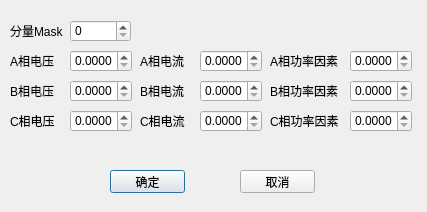
<?xml version="1.0" encoding="UTF-8"?>
<ui version="4.0">
 <class>weightParamDialog</class>
 <widget class="QDialog" name="weightParamDialog">
  <property name="geometry">
   <rect>
    <x>0</x>
    <y>0</y>
    <width>427</width>
    <height>212</height>
   </rect>
  </property>
  <property name="windowTitle">
   <string>分量参数</string>
  </property>
  <widget class="QLabel" name="label">
   <property name="geometry">
    <rect>
     <x>10</x>
     <y>20</y>
     <width>54</width>
     <height>22</height>
    </rect>
   </property>
   <property name="text">
    <string>分量Mask</string>
   </property>
  </widget>
  <widget class="QSpinBox" name="weightMaskSpinBox">
   <property name="geometry">
    <rect>
     <x>70</x>
     <y>20</y>
     <width>61</width>
     <height>22</height>
    </rect>
   </property>
   <property name="maximum">
    <number>999</number>
   </property>
  </widget>
  <widget class="QLabel" name="label_2">
   <property name="geometry">
    <rect>
     <x>10</x>
     <y>50</y>
     <width>54</width>
     <height>22</height>
    </rect>
   </property>
   <property name="text">
    <string>A相电压</string>
   </property>
  </widget>
  <widget class="QDoubleSpinBox" name="phaseAVoltageDoubleSpinBox">
   <property name="geometry">
    <rect>
     <x>70</x>
     <y>50</y>
     <width>62</width>
     <height>22</height>
    </rect>
   </property>
   <property name="decimals">
    <number>4</number>
   </property>
   <property name="maximum">
    <double>999.000000000000000</double>
   </property>
  </widget>
  <widget class="QDoubleSpinBox" name="phaseACurrentDoubleSpinBox">
   <property name="geometry">
    <rect>
     <x>200</x>
     <y>50</y>
     <width>62</width>
     <height>22</height>
    </rect>
   </property>
   <property name="decimals">
    <number>4</number>
   </property>
   <property name="maximum">
    <double>999.000000000000000</double>
   </property>
  </widget>
  <widget class="QLabel" name="label_3">
   <property name="geometry">
    <rect>
     <x>140</x>
     <y>50</y>
     <width>54</width>
     <height>22</height>
    </rect>
   </property>
   <property name="text">
    <string>A相电流</string>
   </property>
  </widget>
  <widget class="QLabel" name="label_4">
   <property name="geometry">
    <rect>
     <x>270</x>
     <y>50</y>
     <width>71</width>
     <height>22</height>
    </rect>
   </property>
   <property name="text">
    <string>A相功率因素</string>
   </property>
  </widget>
  <widget class="QDoubleSpinBox" name="phaseAPowerFactorDoubleSpinBox">
   <property name="geometry">
    <rect>
     <x>350</x>
     <y>50</y>
     <width>62</width>
     <height>22</height>
    </rect>
   </property>
   <property name="decimals">
    <number>4</number>
   </property>
   <property name="maximum">
    <double>999.000000000000000</double>
   </property>
  </widget>
  <widget class="QDoubleSpinBox" name="phaseBPowerFactorDoubleSpinBox">
   <property name="geometry">
    <rect>
     <x>350</x>
     <y>80</y>
     <width>62</width>
     <height>22</height>
    </rect>
   </property>
   <property name="decimals">
    <number>4</number>
   </property>
   <property name="maximum">
    <double>999.000000000000000</double>
   </property>
  </widget>
  <widget class="QLabel" name="label_5">
   <property name="geometry">
    <rect>
     <x>140</x>
     <y>80</y>
     <width>54</width>
     <height>22</height>
    </rect>
   </property>
   <property name="text">
    <string>B相电流</string>
   </property>
  </widget>
  <widget class="QDoubleSpinBox" name="phaseBVoltageDoubleSpinBox">
   <property name="geometry">
    <rect>
     <x>70</x>
     <y>80</y>
     <width>62</width>
     <height>22</height>
    </rect>
   </property>
   <property name="decimals">
    <number>4</number>
   </property>
   <property name="maximum">
    <double>999.000000000000000</double>
   </property>
  </widget>
  <widget class="QDoubleSpinBox" name="phaseBCurrentDoubleSpinBox">
   <property name="geometry">
    <rect>
     <x>200</x>
     <y>80</y>
     <width>62</width>
     <height>22</height>
    </rect>
   </property>
   <property name="decimals">
    <number>4</number>
   </property>
   <property name="maximum">
    <double>999.000000000000000</double>
   </property>
  </widget>
  <widget class="QLabel" name="label_6">
   <property name="geometry">
    <rect>
     <x>270</x>
     <y>80</y>
     <width>71</width>
     <height>22</height>
    </rect>
   </property>
   <property name="text">
    <string>B相功率因素</string>
   </property>
  </widget>
  <widget class="QLabel" name="label_7">
   <property name="geometry">
    <rect>
     <x>10</x>
     <y>80</y>
     <width>54</width>
     <height>22</height>
    </rect>
   </property>
   <property name="text">
    <string>B相电压</string>
   </property>
  </widget>
  <widget class="QDoubleSpinBox" name="phaseCPowerFactorDoubleSpinBox">
   <property name="geometry">
    <rect>
     <x>350</x>
     <y>110</y>
     <width>62</width>
     <height>22</height>
    </rect>
   </property>
   <property name="decimals">
    <number>4</number>
   </property>
   <property name="maximum">
    <double>999.000000000000000</double>
   </property>
  </widget>
  <widget class="QLabel" name="label_8">
   <property name="geometry">
    <rect>
     <x>140</x>
     <y>110</y>
     <width>54</width>
     <height>22</height>
    </rect>
   </property>
   <property name="text">
    <string>C相电流</string>
   </property>
  </widget>
  <widget class="QDoubleSpinBox" name="phaseCVoltageDoubleSpinBox">
   <property name="geometry">
    <rect>
     <x>70</x>
     <y>110</y>
     <width>62</width>
     <height>22</height>
    </rect>
   </property>
   <property name="decimals">
    <number>4</number>
   </property>
   <property name="maximum">
    <double>999.000000000000000</double>
   </property>
  </widget>
  <widget class="QDoubleSpinBox" name="phaseCCurrentDoubleSpinBox">
   <property name="geometry">
    <rect>
     <x>200</x>
     <y>110</y>
     <width>62</width>
     <height>22</height>
    </rect>
   </property>
   <property name="decimals">
    <number>4</number>
   </property>
   <property name="maximum">
    <double>999.000000000000000</double>
   </property>
  </widget>
  <widget class="QLabel" name="label_9">
   <property name="geometry">
    <rect>
     <x>270</x>
     <y>110</y>
     <width>71</width>
     <height>22</height>
    </rect>
   </property>
   <property name="text">
    <string>C相功率因素</string>
   </property>
  </widget>
  <widget class="QLabel" name="label_10">
   <property name="geometry">
    <rect>
     <x>10</x>
     <y>110</y>
     <width>54</width>
     <height>22</height>
    </rect>
   </property>
   <property name="text">
    <string>C相电压</string>
   </property>
  </widget>
  <widget class="QPushButton" name="okPushButton">
   <property name="geometry">
    <rect>
     <x>110</x>
     <y>170</y>
     <width>75</width>
     <height>23</height>
    </rect>
   </property>
   <property name="text">
    <string>确定</string>
   </property>
  </widget>
  <widget class="QPushButton" name="cancelPushButton">
   <property name="geometry">
    <rect>
     <x>240</x>
     <y>170</y>
     <width>75</width>
     <height>23</height>
    </rect>
   </property>
   <property name="text">
    <string>取消</string>
   </property>
  </widget>
 </widget>
 <resources/>
 <connections/>
</ui>
